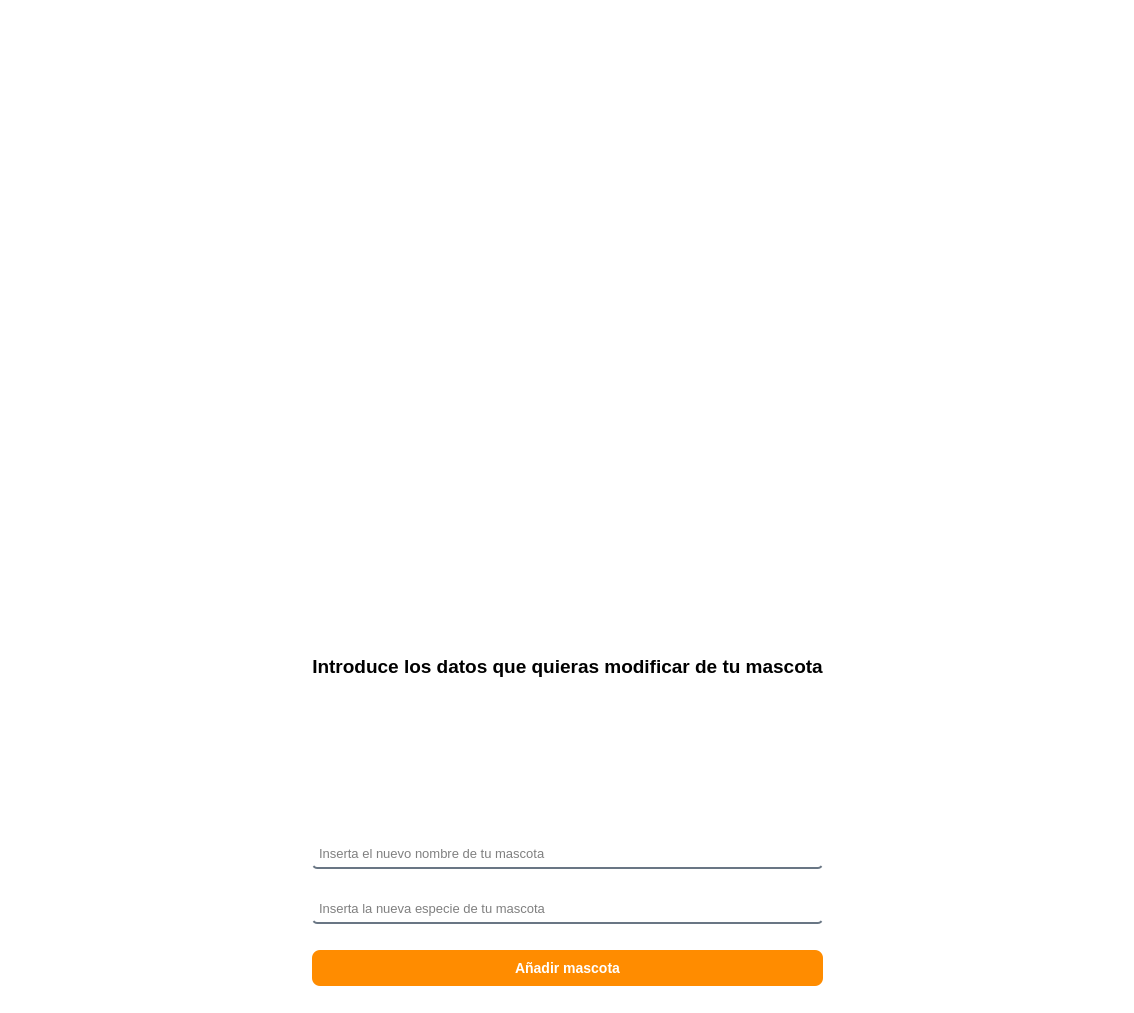
<?xml version="1.0" encoding="UTF-8"?>
<ui version="4.0">
 <class>MainWindow</class>
 <widget class="QMainWindow" name="MainWindow">
  <property name="geometry">
   <rect>
    <x>0</x>
    <y>0</y>
    <width>1134</width>
    <height>1013</height>
   </rect>
  </property>
  <property name="font">
   <font>
    <family>Arial</family>
    <italic>false</italic>
    <stylestrategy>PreferAntialias</stylestrategy>
   </font>
  </property>
  <property name="cursor">
   <cursorShape>ArrowCursor</cursorShape>
  </property>
  <property name="mouseTracking">
   <bool>false</bool>
  </property>
  <property name="windowTitle">
   <string>MainWindow</string>
  </property>
  <property name="autoFillBackground">
   <bool>false</bool>
  </property>
  <property name="styleSheet">
   <string notr="true">/* Pone el fondo de la ventana en blanco */
QMainWindow {
    background-color: #FFFFFF;
}

QWidget {
    background-color: white;
}


/* Estilo para las cajas de texto (DNI y Contraseña) */
QLineEdit {
    border: 2px solid #2980B9; /* Borde azul KiVet */
    border-radius: 5px;
    padding: 5px;
}</string>
  </property>
  <widget class="QWidget" name="centralwidget">
   <property name="styleSheet">
    <string notr="true"/>
   </property>
   <layout class="QHBoxLayout" name="horizontalLayout">
    <item>
     <spacer name="verticalSpacer_13">
      <property name="orientation">
       <enum>Qt::Vertical</enum>
      </property>
      <property name="sizeHint" stdset="0">
       <size>
        <width>20</width>
        <height>40</height>
       </size>
      </property>
     </spacer>
    </item>
    <item>
     <spacer name="verticalSpacer_17">
      <property name="orientation">
       <enum>Qt::Vertical</enum>
      </property>
      <property name="sizeHint" stdset="0">
       <size>
        <width>20</width>
        <height>40</height>
       </size>
      </property>
     </spacer>
    </item>
    <item>
     <spacer name="verticalSpacer_21">
      <property name="orientation">
       <enum>Qt::Vertical</enum>
      </property>
      <property name="sizeHint" stdset="0">
       <size>
        <width>20</width>
        <height>40</height>
       </size>
      </property>
     </spacer>
    </item>
    <item>
     <spacer name="horizontalSpacer_3">
      <property name="orientation">
       <enum>Qt::Horizontal</enum>
      </property>
      <property name="sizeHint" stdset="0">
       <size>
        <width>40</width>
        <height>20</height>
       </size>
      </property>
     </spacer>
    </item>
    <item>
     <widget class="QWidget" name="widget_5" native="true">
      <property name="styleSheet">
       <string notr="true"/>
      </property>
      <layout class="QVBoxLayout" name="verticalLayout_5">
       <item>
        <widget class="QWidget" name="widget_6" native="true">
         <property name="font">
          <font>
           <kerning>true</kerning>
          </font>
         </property>
         <property name="cursor">
          <cursorShape>ArrowCursor</cursorShape>
         </property>
         <property name="focusPolicy">
          <enum>Qt::NoFocus</enum>
         </property>
         <layout class="QHBoxLayout" name="horizontalLayout_2">
          <item>
           <widget class="QLabel" name="label_5">
            <property name="text">
             <string/>
            </property>
           </widget>
          </item>
          <item>
           <widget class="QLabel" name="label_6">
            <property name="text">
             <string/>
            </property>
           </widget>
          </item>
          <item>
           <spacer name="horizontalSpacer">
            <property name="orientation">
             <enum>Qt::Horizontal</enum>
            </property>
            <property name="sizeHint" stdset="0">
             <size>
              <width>40</width>
              <height>20</height>
             </size>
            </property>
           </spacer>
          </item>
          <item>
           <widget class="QLabel" name="label_8">
            <property name="text">
             <string/>
            </property>
           </widget>
          </item>
          <item>
           <widget class="QLabel" name="label_3">
            <property name="maximumSize">
             <size>
              <width>800</width>
              <height>1000</height>
             </size>
            </property>
            <property name="font">
             <font>
              <weight>50</weight>
              <bold>false</bold>
             </font>
            </property>
            <property name="layoutDirection">
             <enum>Qt::LeftToRight</enum>
            </property>
            <property name="text">
             <string/>
            </property>
            <property name="pixmap">
             <pixmap resource="../imagenes/recursos.qrc">:/imagenes/logoKiVet.jpg</pixmap>
            </property>
            <property name="scaledContents">
             <bool>true</bool>
            </property>
            <property name="alignment">
             <set>Qt::AlignCenter</set>
            </property>
            <property name="wordWrap">
             <bool>false</bool>
            </property>
            <property name="indent">
             <number>-1</number>
            </property>
            <property name="openExternalLinks">
             <bool>false</bool>
            </property>
           </widget>
          </item>
          <item>
           <spacer name="horizontalSpacer_2">
            <property name="orientation">
             <enum>Qt::Horizontal</enum>
            </property>
            <property name="sizeHint" stdset="0">
             <size>
              <width>40</width>
              <height>20</height>
             </size>
            </property>
           </spacer>
          </item>
          <item>
           <widget class="QLabel" name="label_9">
            <property name="text">
             <string/>
            </property>
           </widget>
          </item>
          <item>
           <widget class="QLabel" name="label_7">
            <property name="text">
             <string/>
            </property>
           </widget>
          </item>
          <item>
           <widget class="QLabel" name="label_4">
            <property name="text">
             <string/>
            </property>
           </widget>
          </item>
         </layout>
        </widget>
       </item>
       <item>
        <widget class="QWidget" name="widget_7" native="true">
         <layout class="QVBoxLayout" name="verticalLayout_2">
          <item>
           <widget class="QLabel" name="label">
            <property name="font">
             <font>
              <pointsize>14</pointsize>
              <weight>75</weight>
              <bold>true</bold>
             </font>
            </property>
            <property name="text">
             <string>Introduce los datos que quieras modificar de tu mascota</string>
            </property>
            <property name="alignment">
             <set>Qt::AlignCenter</set>
            </property>
           </widget>
          </item>
          <item>
           <spacer name="horizontalSpacer_7">
            <property name="orientation">
             <enum>Qt::Horizontal</enum>
            </property>
            <property name="sizeHint" stdset="0">
             <size>
              <width>40</width>
              <height>20</height>
             </size>
            </property>
           </spacer>
          </item>
          <item>
           <widget class="QLineEdit" name="inputNombre">
            <property name="font">
             <font>
              <pointsize>10</pointsize>
             </font>
            </property>
            <property name="autoFillBackground">
             <bool>false</bool>
            </property>
            <property name="styleSheet">
             <string notr="true">background-color: rgba(0,0,0, 0);
border: none;
border-bottom: 2px solid rgba(105, 118, 132, 255)</string>
            </property>
            <property name="text">
             <string/>
            </property>
            <property name="placeholderText">
             <string>Inserta el nuevo nombre de tu mascota</string>
            </property>
           </widget>
          </item>
          <item>
           <spacer name="horizontalSpacer_4">
            <property name="orientation">
             <enum>Qt::Horizontal</enum>
            </property>
            <property name="sizeHint" stdset="0">
             <size>
              <width>40</width>
              <height>20</height>
             </size>
            </property>
           </spacer>
          </item>
          <item>
           <widget class="QLineEdit" name="inputEspecie">
            <property name="font">
             <font>
              <pointsize>10</pointsize>
             </font>
            </property>
            <property name="autoFillBackground">
             <bool>false</bool>
            </property>
            <property name="styleSheet">
             <string notr="true">background-color: rgba(0,0,0, 0);
border: none;
border-bottom: 2px solid rgba(105, 118, 132, 255)</string>
            </property>
            <property name="text">
             <string/>
            </property>
            <property name="placeholderText">
             <string>Inserta la nueva especie de tu mascota</string>
            </property>
           </widget>
          </item>
          <item>
           <spacer name="horizontalSpacer_8">
            <property name="orientation">
             <enum>Qt::Horizontal</enum>
            </property>
            <property name="sizeHint" stdset="0">
             <size>
              <width>40</width>
              <height>20</height>
             </size>
            </property>
           </spacer>
          </item>
          <item>
           <widget class="QPushButton" name="btnGuardarCambios">
            <property name="styleSheet">
             <string notr="true">/* Le da el color naranja corporativo al botón principal */
QPushButton#btnGuardarCambios {
    background-color: #FF8C00;
    color: white;
    border-radius: 8px; /* Redondea los bordes */
    padding: 10px;
    font-weight: bold;
    font-size: 14px;
}

/* Efecto para cuando el usuario pase el dedo/ratón por encima */
QPushButton#btnGuardarCambios:hover {
    background-color: #E67E22;
}</string>
            </property>
            <property name="text">
             <string>Añadir mascota</string>
            </property>
           </widget>
          </item>
         </layout>
        </widget>
       </item>
      </layout>
     </widget>
    </item>
    <item>
     <spacer name="horizontalSpacer_6">
      <property name="orientation">
       <enum>Qt::Horizontal</enum>
      </property>
      <property name="sizeHint" stdset="0">
       <size>
        <width>40</width>
        <height>20</height>
       </size>
      </property>
     </spacer>
    </item>
    <item>
     <spacer name="verticalSpacer_22">
      <property name="orientation">
       <enum>Qt::Vertical</enum>
      </property>
      <property name="sizeHint" stdset="0">
       <size>
        <width>20</width>
        <height>40</height>
       </size>
      </property>
     </spacer>
    </item>
    <item>
     <spacer name="verticalSpacer_14">
      <property name="orientation">
       <enum>Qt::Vertical</enum>
      </property>
      <property name="sizeHint" stdset="0">
       <size>
        <width>20</width>
        <height>40</height>
       </size>
      </property>
     </spacer>
    </item>
    <item>
     <spacer name="verticalSpacer_18">
      <property name="orientation">
       <enum>Qt::Vertical</enum>
      </property>
      <property name="sizeHint" stdset="0">
       <size>
        <width>20</width>
        <height>40</height>
       </size>
      </property>
     </spacer>
    </item>
   </layout>
  </widget>
 </widget>
 <resources>
  <include location="../imagenes/recursos.qrc"/>
 </resources>
 <connections/>
</ui>
